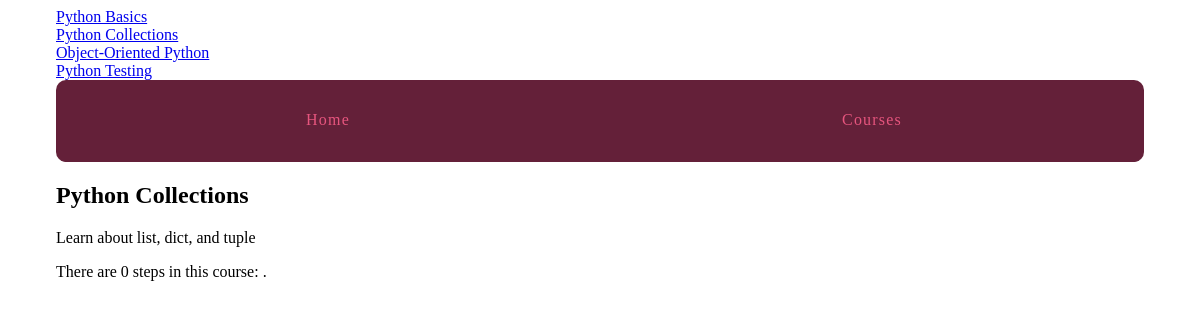
/courses/2/, run on the app's committed database.
### courses/models.py (models this page shows, shortened)
class Course(models.Model):
    created_at = models.DateTimeField(auto_now_add=True)
    title = models.CharField(max_length=255)
    description = models.TextField()

### courses/views.py (the view)
# urls.py: url(r'(?P<pk>\d+)/$', views.course_detail, name='detail'),
def course_detail(request, pk):
    course = get_object_or_404(Course, pk=pk)
    return render(request, 'courses/course_detail.html', {'course': course})

### courses/templatetags/course_extras.py (called while the page is built)
@register.inclusion_tag('courses/course_nav.html')
def nav_courses_list():
    courses = Course.objects.all()
    return {'courses': courses}

@register.filter('markdown_to_html')
def markdown_to_html(markdown_text):
    html_body = markdown2.markdown(markdown_text)
    return mark_safe(html_body)

### courses/templates/courses/course_detail.html (shortened to what this page needs)
{% extends "layout.html" %}
{% load humanize course_extras %}
{% block content %}
<article>
    <h2>{{ course.title }}</h2>
    {{ course.description|markdown_to_html }}
    <p>There are {{ course.step_set.all.count|apnumber }} step{{ course.step_set.all.count|pluralize }} in this course: {{ course.step_set.all|join:", " }}.</p>
</article>
{% endblock %}

### courses/templates/courses/course_nav.html
{% for course in courses %}
    <div><a href="{% url 'courses:detail' pk=course.pk %}">{{ course.title }}</a></div>
{% endfor %}

### assets/css/layout.css (style rules this page uses)
html { box-sizing: border-box; }
*, *::after, *::before { box-sizing: inherit; }

### data on the page
Course: title "Python Basics"
Course: title "Python Collections", description "Learn about list, dict, and tuple", step_set.all.count|apnumber "0"
Course: title "Object-Oriented Python"
Course: title "Python Testing"
